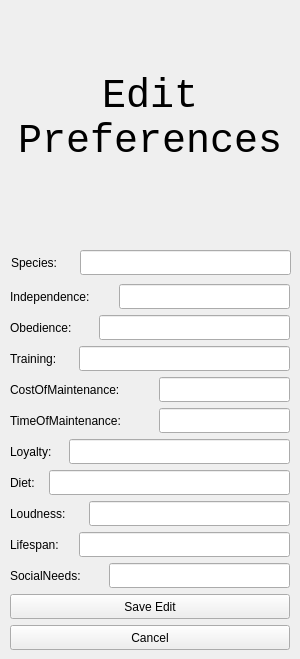
      <widget class="QWidget" name="page_12">
       <widget class="QLabel" name="label_68">
        <property name="geometry">
         <rect>
          <x>10</x>
          <y>501</y>
          <width>71</width>
          <height>25</height>
         </rect>
        </property>
        <property name="text">
         <string>Loudness:</string>
        </property>
       </widget>
       <widget class="QLineEdit" name="lineEdit_42">
        <property name="geometry">
         <rect>
          <x>159</x>
          <y>377</y>
          <width>131</width>
          <height>25</height>
         </rect>
        </property>
        <property name="text">
         <string/>
        </property>
       </widget>
       <widget class="QLineEdit" name="lineEdit_45">
        <property name="geometry">
         <rect>
          <x>79</x>
          <y>532</y>
          <width>211</width>
          <height>25</height>
         </rect>
        </property>
        <property name="text">
         <string/>
        </property>
       </widget>
       <widget class="QLabel" name="label_80">
        <property name="geometry">
         <rect>
          <x>10</x>
          <y>377</y>
          <width>151</width>
          <height>25</height>
         </rect>
        </property>
        <property name="text">
         <string>CostOfMaintenance:</string>
        </property>
       </widget>
       <widget class="QLineEdit" name="lineEdit_46">
        <property name="geometry">
         <rect>
          <x>99</x>
          <y>315</y>
          <width>191</width>
          <height>25</height>
         </rect>
        </property>
        <property name="text">
         <string/>
        </property>
       </widget>
       <widget class="QLabel" name="label_82">
        <property name="geometry">
         <rect>
          <x>10</x>
          <y>284</y>
          <width>121</width>
          <height>25</height>
         </rect>
        </property>
        <property name="text">
         <string>Independence:</string>
        </property>
       </widget>
       <widget class="QLabel" name="label_87">
        <property name="geometry">
         <rect>
          <x>10</x>
          <y>563</y>
          <width>91</width>
          <height>25</height>
         </rect>
        </property>
        <property name="text">
         <string>SocialNeeds:</string>
        </property>
       </widget>
       <widget class="QLineEdit" name="lineEdit_47">
        <property name="geometry">
         <rect>
          <x>69</x>
          <y>439</y>
          <width>221</width>
          <height>25</height>
         </rect>
        </property>
        <property name="text">
         <string/>
        </property>
       </widget>
       <widget class="QLabel" name="label_90">
        <property name="geometry">
         <rect>
          <x>10</x>
          <y>-2</y>
          <width>280</width>
          <height>241</height>
         </rect>
        </property>
        <property name="font">
         <font>
          <family>Liberation Mono</family>
          <pointsize>30</pointsize>
         </font>
        </property>
        <property name="text">
         <string>Edit
Preferences</string>
        </property>
        <property name="alignment">
         <set>Qt::AlignCenter</set>
        </property>
       </widget>
       <widget class="QLabel" name="label_91">
        <property name="geometry">
         <rect>
          <x>10</x>
          <y>532</y>
          <width>71</width>
          <height>25</height>
         </rect>
        </property>
        <property name="text">
         <string>Lifespan:</string>
        </property>
       </widget>
       <widget class="QLabel" name="label_92">
        <property name="geometry">
         <rect>
          <x>10</x>
          <y>346</y>
          <width>61</width>
          <height>25</height>
         </rect>
        </property>
        <property name="text">
         <string>Training:</string>
        </property>
       </widget>
       <widget class="QLineEdit" name="lineEdit_59">
        <property name="geometry">
         <rect>
          <x>109</x>
          <y>563</y>
          <width>181</width>
          <height>25</height>
         </rect>
        </property>
        <property name="text">
         <string/>
        </property>
       </widget>
       <widget class="QLineEdit" name="lineEdit_60">
        <property name="geometry">
         <rect>
          <x>49</x>
          <y>470</y>
          <width>241</width>
          <height>25</height>
         </rect>
        </property>
        <property name="text">
         <string/>
        </property>
       </widget>
       <widget class="QLabel" name="label_93">
        <property name="geometry">
         <rect>
          <x>10</x>
          <y>315</y>
          <width>91</width>
          <height>25</height>
         </rect>
        </property>
        <property name="text">
         <string>Obedience:</string>
        </property>
       </widget>
       <widget class="QLineEdit" name="lineEdit_61">
        <property name="geometry">
         <rect>
          <x>119</x>
          <y>284</y>
          <width>171</width>
          <height>25</height>
         </rect>
        </property>
        <property name="text">
         <string/>
        </property>
       </widget>
       <widget class="QLineEdit" name="lineEdit_62">
        <property name="geometry">
         <rect>
          <x>159</x>
          <y>408</y>
          <width>131</width>
          <height>25</height>
         </rect>
        </property>
        <property name="text">
         <string/>
        </property>
       </widget>
       <widget class="QLineEdit" name="lineEdit_63">
        <property name="geometry">
         <rect>
          <x>89</x>
          <y>501</y>
          <width>201</width>
          <height>25</height>
         </rect>
        </property>
        <property name="text">
         <string/>
        </property>
       </widget>
       <widget class="QLabel" name="label_94">
        <property name="geometry">
         <rect>
          <x>10</x>
          <y>408</y>
          <width>151</width>
          <height>25</height>
         </rect>
        </property>
        <property name="text">
         <string>TimeOfMaintenance:</string>
        </property>
       </widget>
       <widget class="QPushButton" name="pushButton_29">
        <property name="geometry">
         <rect>
          <x>10</x>
          <y>594</y>
          <width>280</width>
          <height>25</height>
         </rect>
        </property>
        <property name="text">
         <string>Save Edit</string>
        </property>
       </widget>
       <widget class="QLabel" name="label_95">
        <property name="geometry">
         <rect>
          <x>11</x>
          <y>250</y>
          <width>61</width>
          <height>25</height>
         </rect>
        </property>
        <property name="text">
         <string>Species:</string>
        </property>
       </widget>
       <widget class="QLineEdit" name="lineEdit_64">
        <property name="geometry">
         <rect>
          <x>80</x>
          <y>250</y>
          <width>211</width>
          <height>25</height>
         </rect>
        </property>
        <property name="text">
         <string/>
        </property>
       </widget>
       <widget class="QLabel" name="label_96">
        <property name="geometry">
         <rect>
          <x>10</x>
          <y>439</y>
          <width>61</width>
          <height>25</height>
         </rect>
        </property>
        <property name="text">
         <string>Loyalty:</string>
        </property>
       </widget>
       <widget class="QLineEdit" name="lineEdit_65">
        <property name="geometry">
         <rect>
          <x>79</x>
          <y>346</y>
          <width>211</width>
          <height>25</height>
         </rect>
        </property>
        <property name="text">
         <string/>
        </property>
       </widget>
       <widget class="QPushButton" name="pushButton_30">
        <property name="geometry">
         <rect>
          <x>10</x>
          <y>625</y>
          <width>280</width>
          <height>25</height>
         </rect>
        </property>
        <property name="text">
         <string>Cancel</string>
        </property>
       </widget>
       <widget class="QLabel" name="label_97">
        <property name="geometry">
         <rect>
          <x>10</x>
          <y>470</y>
          <width>41</width>
          <height>25</height>
         </rect>
        </property>
        <property name="text">
         <string>Diet:</string>
        </property>
       </widget>
      </widget>
